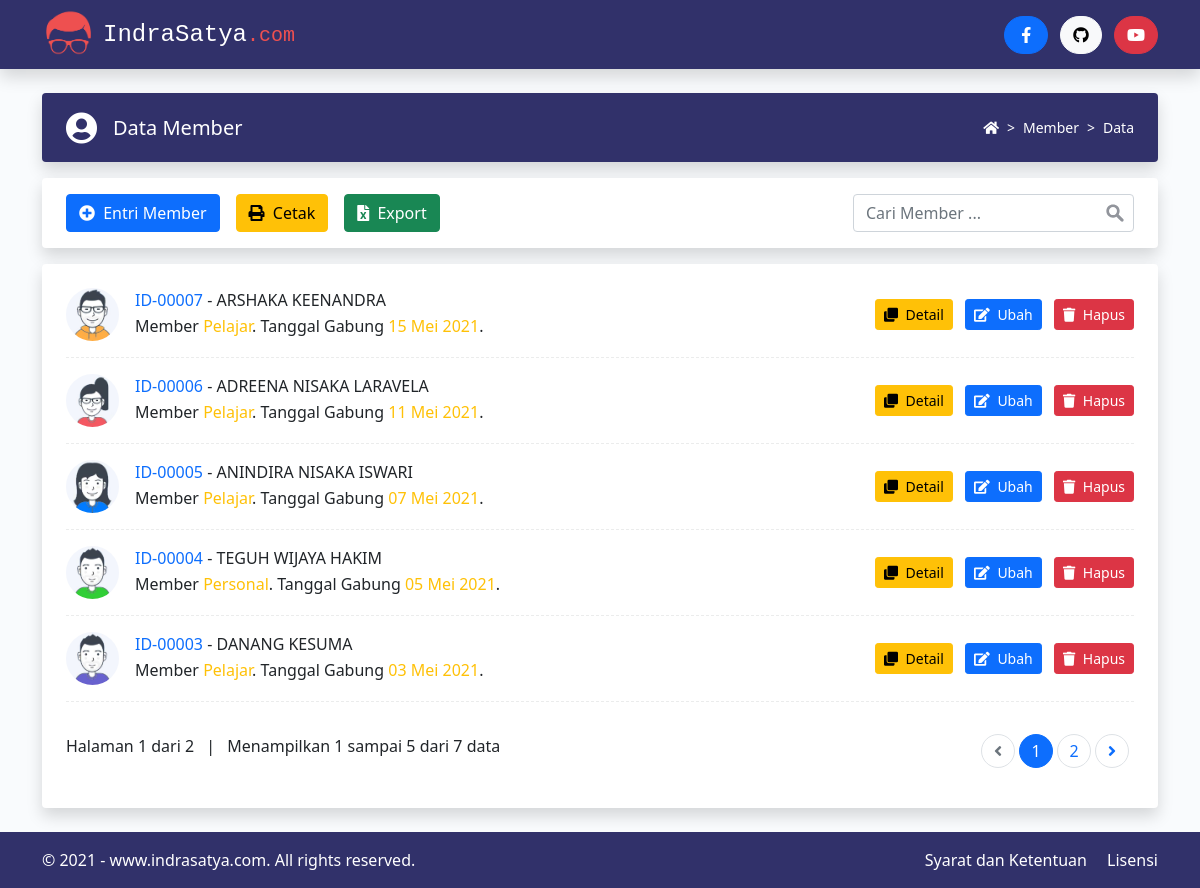
The page / on the database its author committed.
### tables this page shows
CREATE TABLE `tbl_member` (
  `id_member` varchar(8) NOT NULL,
  `tanggal_gabung` date NOT NULL,
  `jenis_member` enum('Gratis','Pelajar','Personal','Bisnis') NOT NULL,
  `nama_lengkap` varchar(50) NOT NULL,
  `jenis_kelamin` enum('Laki-laki','Perempuan') NOT NULL,
  `alamat` varchar(255) NOT NULL,
  `email` varchar(50) NOT NULL,
  `whatsapp` varchar(13) NOT NULL,
  `foto_profil` varchar(100) NOT NULL
);

### helper/fungsi_tanggal_indo.php (called while the page is built, shortened)
<?php
function tanggal_indo($tanggal){
	$bulan = array (
		1 =>'Januari',
			'Februari',
			'Maret',
			'April',
			'Mei',
			'Juni',
			'Juli',
			'Agustus',
			'September',
			'Oktober',
			'November',
			'Desember'
	);
	$explode = explode('-', $tanggal);
	return $explode[2] . ' ' . $bulan[ (int)$explode[1] ] . ' ' . $explode[0];
}

### tampil_data.php (the view, shortened to what this page needs)
<div class="d-flex flex-column flex-md-row px-4 py-2 mt-4 text-white bg-indigo rounded shadow">
  <div class="d-flex align-items-center me-md-auto">
    <i class="fas fa-user-circle fa-2x me-3"></i>
    <h1 class="h5 pt-2">Data Member</h1>
  </div>
  <div class="ms-5 ms-md-0 pt-md-3 pb-md-0">
    <nav style="--bs-breadcrumb-divider: '>';" aria-label="breadcrumb">
      <ol class="breadcrumb">
        <li class="breadcrumb-item"><a href="http://www.indrasatya.com/"><i class="fas fa-home"></i></a></li>
        <li class="breadcrumb-item"><a href="?halaman=data">Member</a></li>
        <li class="breadcrumb-item" aria-current="page">Data</li>
      </ol>
    </nav>
  </div>
</div>
<div class="px-4 py-3 mt-3 bg-body rounded shadow">
  <div class="d-flex flex-column flex-md-row">
    <a href="?halaman=entri" class="btn btn-primary me-md-3 mb-2 mb-md-0">
      <i class="fas fa-plus-circle me-1"></i> Entri Member
    </a>
    <a href="cetak.php" target="_blank" class="btn btn-warning me-md-3 mb-2 mb-md-0">
      <i class="fas fa-print me-1"></i> Cetak
    </a>
    <a href="export.php" class="btn btn-success mb-3 mb-md-0">
      <i class="fas fa-file-excel me-1"></i> Export
    </a>
    <form action="?halaman=pencarian" method="post" class="form-search needs-validation ms-md-auto" novalidate>
      <input type="text" name="kata_kunci" class="form-control" placeholder="Cari Member ..." autocomplete="off">
    </form>
  </div>
</div>
<div class="p-4 mt-3 bg-body rounded shadow">
  <?php
  $paginasi_halaman = (isset($_GET['paginasi'])) ? (int) $_GET['paginasi'] : 1;
  $batas = 5;
  $batas_awal = ($paginasi_halaman - 1) * $batas;
  $query = mysqli_query($mysqli, "SELECT id_member, tanggal_gabung, jenis_member, nama_lengkap, foto_profil FROM tbl_member
                                  ORDER BY id_member DESC LIMIT $batas_awal, $batas")
                                  or die('Ada kesalahan pada query tampil data : ' . mysqli_error($mysqli));
  $rows = mysqli_num_rows($query);
  if ($rows <> 0) {
    while ($data = mysqli_fetch_assoc($query)) { ?>
      <div class="d-flex flex-column flex-md-row align-items-center align-items-md-left">
        <div class="me-md-3 pb-3 pb-md-0">
          <img src="images/<?= $data['foto_profil']; ?>" alt="Foto Profil" class="rounded-circle foto-profil">
        </div>
        <div class="text-center text-md-start pb-3 pb-md-0">
          <h6 class="text-uppercase mb-1"><span class="text-primary"><?= $data['id_member']; ?></span> - <?= $data['nama_lengkap']; ?></h6>
          <div>
            Member <span class="text-warning"><?= $data['jenis_member']; ?></span>.
            Tanggal Gabung <span class="text-warning"><?= tanggal_indo($data['tanggal_gabung']); ?></span>.
          </div>
        </div>
        <div class="ms-md-auto">
          <a href="?halaman=detail&id=<?= $data['id_member']; ?>" class="btn btn-warning btn-sm me-2 mb-2 mb-md-0">
            <i class="fas fa-clone me-1"></i> Detail
          </a>
          <a href="?halaman=ubah&id=<?= $data['id_member']; ?>" class="btn btn-primary btn-sm me-2 mb-2 mb-md-0">
            <i class="fas fa-edit me-1"></i> Ubah
          </a>
          <a href="proses_hapus.php?id=<?= $data['id_member']; ?>" onclick="return confirm('Anda yakin ingin menghapus data member <?= $data['nama_lengkap']; ?>?')" class="btn btn-danger btn-sm mb-2 mb-md-0">
            <i class="fas fa-trash me-1"></i> Hapus
          </a>
        </div>
      </div>
      <div class="separator-dashed my-3"></div>
    <?php } ?>
    <div class="row">
      <div class="col-md-6">
        <div class="text-center text-md-start pt-3">
          <?php
          $query = mysqli_query($mysqli, "SELECT id_member FROM tbl_member")
                                          or die('Ada kesalahan pada query jumlah data : ' . mysqli_error($mysqli));
          $jumlah_data = mysqli_num_rows($query);
          $jumlah_paginasi_halaman = ceil($jumlah_data / $batas);
          if ($jumlah_data <> 0) {
            echo "Halaman $paginasi_halaman dari $jumlah_paginasi_halaman";
          }
          ?>
          <span class="mx-2">|</span>
          <?php
          $data_awal = ($jumlah_paginasi_halaman <> 0) ? $batas_awal + 1 : $batas_awal;
          $query = mysqli_query($mysqli, "SELECT id_member FROM tbl_member LIMIT $data_awal, $batas")
                                          or die('Ada kesalahan pada query jumlah data per halaman : ' . mysqli_error($mysqli));
          $jumlah_data_per_paginasi_halaman = mysqli_num_rows($query);
          $data_akhir = ($jumlah_data_per_paginasi_halaman < $batas) ? $data_awal + $jumlah_data_per_paginasi_halaman : $batas_awal + $jumlah_data_per_paginasi_halaman;
          ?>
          Menampilkan <?= $data_awal; ?> sampai <?= $data_akhir; ?> dari <?= $jumlah_data; ?> data
        </div>
      </div>
      <div class="col-md-6">
        <ul class="pagination justify-content-center justify-content-md-end pt-3">
          <?php
          if ($paginasi_halaman <= '1') { ?>
            <li class="page-item circle-pagination disabled">
              <a class="page-link" aria-label="Previous">
                <i class="fas fa-angle-left"></i>
              </a>
            </li>
          <?php } ?>
          <?php
          $jumlah_button = 3;
          $nomor_awal  = ($paginasi_halaman > $jumlah_button) ? $paginasi_halaman - $jumlah_button : 1;
          $nomor_akhir = ($paginasi_halaman < ($jumlah_paginasi_halaman - $jumlah_button)) ? $paginasi_halaman + $jumlah_button : $jumlah_paginasi_halaman;
          for ($x = $nomor_awal; $x <= $nomor_akhir; $x++) {
            $link_active = ($paginasi_halaman == $x) ? 'active' : '';
          ?>
            <li class="page-item circle-pagination <?= $link_active; ?>">
              <a class="page-link" href="?paginasi=<?= $x; ?>"><?= $x; ?></a>
            </li>
          <?php } ?>
          <?php
          if ($paginasi_halaman >= $jumlah_paginasi_halaman) { ?>
            <li class="page-item circle-pagination disabled">
              <a class="page-link" aria-label="Next">
                <i class="fas fa-angle-right"></i>
              </a>
            </li>
          <?php
          }
          else { ?>
            <li class="page-item circle-pagination">
              <a class="page-link" href="?paginasi=<?= $paginasi_halaman + 1; ?>" aria-label="Next">
                <i class="fas fa-angle-right"></i>
              </a>
            </li>
          <?php } ?>
        </ul>
      </div>
    </div>
  <?php } ?>
</div>

### index.php (shortened to what this page needs)
<?php
require_once "config/database.php";
require_once "helper/fungsi_tanggal_indo.php";
?>
<!doctype html>
<html lang="en" class="h-100">
<head>
  <link href="https://cdn.jsdelivr.net/npm/bootstrap@5.0.0-beta3/dist/css/bootstrap.min.css" rel="stylesheet">
  <link rel="stylesheet" href="https://cdnjs.cloudflare.com/ajax/libs/font-awesome/5.15.3/css/all.min.css" />
  <link rel="stylesheet" href="https://cdn.jsdelivr.net/npm/vanillajs-datepicker@1.1.4/dist/css/datepicker.min.css">
  <link rel="stylesheet" href="assets/css/style.css">
</head>
<body class="d-flex flex-column h-100">
  <header class="p-2 bg-indigo text-white shadow">
    <div class="container">
      <div class="d-flex flex-column flex-md-row align-items-center justify-content-center">
        <a href="http://www.indrasatya.com/" class="d-flex flex-column flex-md-row align-items-center justify-content-center me-md-auto py-2 py-md-0 text-decoration-none">
          <img src="assets/img/indrasatya.png" alt="Indra Satya" height="53" class="me-2">
          <span class="text-white font-monospace fs-4">IndraSatya<span class="text-orange fs-5">.com</span></span>
        </a>
        <div class="mb-2 mb-md-0">
          <a href="https://facebook.com/indrasatyastudio" target="_blank" class="btn btn-primary rounded-pill me-2">
            <i class="fab fa-facebook-f px-1 py-1"></i>
          </a>
          <a href="https://github.com/indrasatya" target="_blank" class="btn btn-light rounded-pill me-2">
            <i class="fab fa-github py-1"></i>
          </a>
          <a href="https://www.youtube.com/channel/UCZYXL_6sxY-Mlhdb0YTkfyw" target="_blank" class="btn btn-danger rounded-pill">
            <i class="fab fa-youtube py-1"></i>
          </a>
        </div>
      </div>
    </div>
  </header>
  <main class="flex-shrink-0 mb-4">
    <div class="container">
      <?php
      if (empty($_GET["halaman"]) || $_GET['halaman'] == 'data') {
        include "tampil_data.php";
      }
      elseif ($_GET['halaman'] == 'entri') {
        include "form_entri.php";
      }
      elseif ($_GET['halaman'] == 'ubah') {
        include "form_ubah.php";
      }
      elseif ($_GET['halaman'] == 'detail') {
        include "tampil_detail.php";
      }
      elseif ($_GET['halaman'] == 'pencarian') {
        include "tampil_pencarian.php";
      }
      ?>
    </div>
  </main>
  <footer class="footer mt-auto py-3 bg-indigo">
    <div class="container">
      <div class="d-flex flex-column flex-md-row align-items-center align-items-md-left text-white">
        <div class="copyright text-center mb-2 mb-md-0">
          &copy; 2021 - <a href="http://www.indrasatya.com/" target="_blank">www.indrasatya.com</a>. All rights reserved.
        </div>
        <div class="link ms-md-auto">
          <a href="http://www.indrasatya.com/" target="_blank" class="me-3">Syarat dan Ketentuan</a>
          <a href="http://www.indrasatya.com/" target="_blank">Lisensi</a>
        </div>
      </div>
    </div>
  </footer>
</body>
</html>

### assets/css/style.css (style rules this page uses)
body { background: #f9fbfd; }
.bg-indigo { background-color: #31316a !important; }
.text-orange { color: #ee5050 !important; }
.breadcrumb { font-size: 14px; }
.breadcrumb .breadcrumb-item a { color: #fff !important; text-decoration: none; }
.breadcrumb-item + .breadcrumb-item::before { color: #fff; }
.form-search input { border-color: #ced4da; padding-right: calc(1.5em + 0.75rem); background-image: url(../img/search-icon.svg); background-repeat: no-repeat; background-position: right calc(0.375em + 0.1875rem) center; background-size: calc(0.75em + 0.375rem) calc(0.75em + 0.375rem); }
.circle-pagination .page-link { display: flex; border-radius: 50% !important; align-items: center; justify-content: center; width: 34px; height: 34px; padding: 0; }
.page-item .page-link { margin: 0 5px; }
.foto-profil { width: 53px; height: 53px; }
.separator-dashed { border-top: 1px dashed #ebecec; }
.footer .copyright a, .footer .link a { color: #fff; text-decoration: none; }

### rows shown on the page
tbl_member: foto_profil (picture), id_member "ID-00007", nama_lengkap "ARSHAKA KEENANDRA", jenis_member "Pelajar", tanggal_gabung "15 Mei 2021"
tbl_member: foto_profil (picture), id_member "ID-00006", nama_lengkap "ADREENA NISAKA LARAVELA", jenis_member "Pelajar", tanggal_gabung "11 Mei 2021"
tbl_member: foto_profil (picture), id_member "ID-00005", nama_lengkap "ANINDIRA NISAKA ISWARI", jenis_member "Pelajar", tanggal_gabung "07 Mei 2021"
tbl_member: foto_profil (picture), id_member "ID-00004", nama_lengkap "TEGUH WIJAYA HAKIM", jenis_member "Personal", tanggal_gabung "05 Mei 2021"
tbl_member: foto_profil (picture), id_member "ID-00003", nama_lengkap "DANANG KESUMA", jenis_member "Pelajar", tanggal_gabung "03 Mei 2021"

### other values the page prints
$paginasi_halaman "1"
$jumlah_paginasi_halaman "2"
$data_awal "1"
$data_akhir "5"
$jumlah_data "7"
